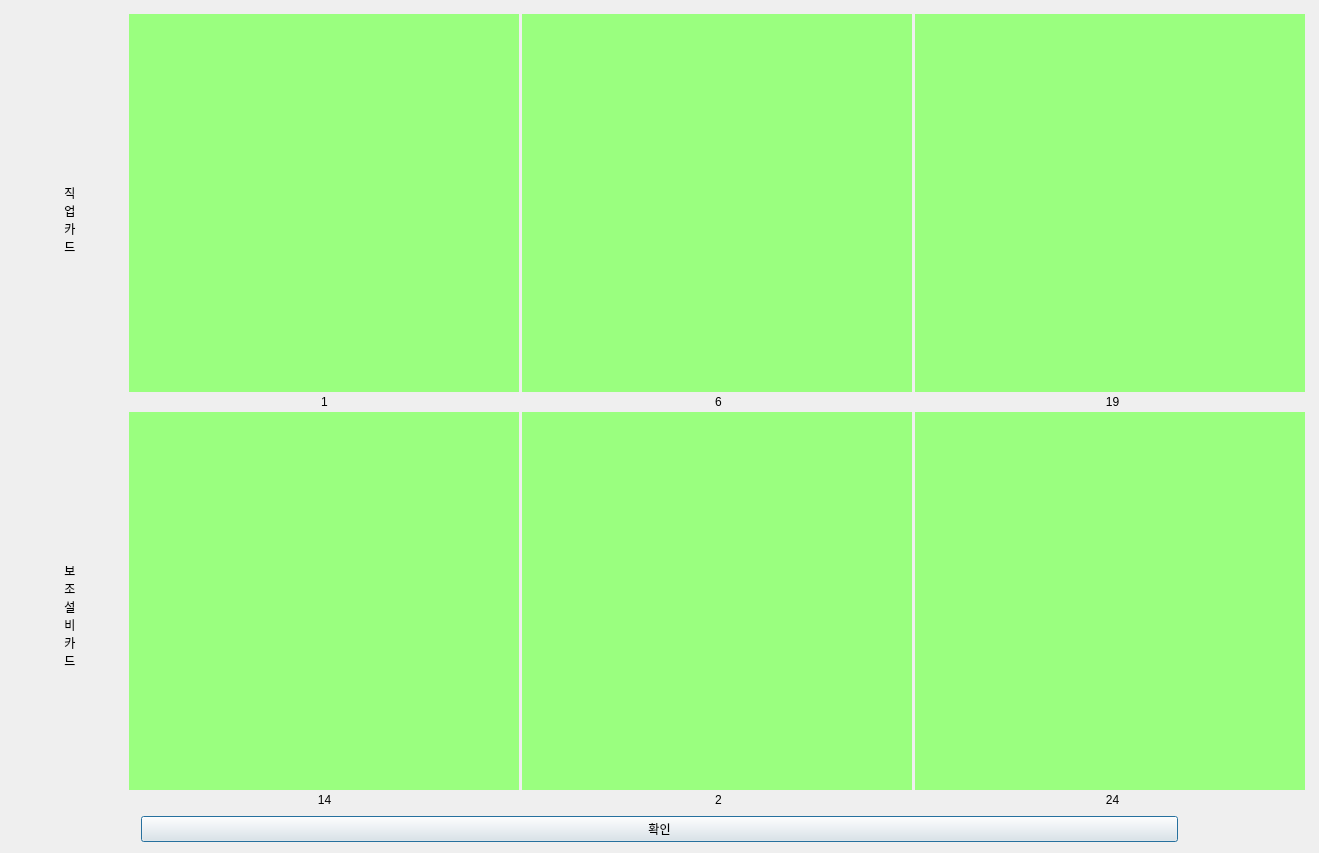
<?xml version="1.0" encoding="UTF-8"?>
<ui version="4.0">
 <class>Dialog</class>
 <widget class="QDialog" name="Dialog">
  <property name="geometry">
   <rect>
    <x>0</x>
    <y>0</y>
    <width>1319</width>
    <height>853</height>
   </rect>
  </property>
  <property name="windowTitle">
   <string>Dialog</string>
  </property>
  <layout class="QVBoxLayout" name="verticalLayout">
   <item>
    <layout class="QHBoxLayout" name="horizontalLayout_2" stretch="1,10">
     <property name="spacing">
      <number>0</number>
     </property>
     <property name="topMargin">
      <number>3</number>
     </property>
     <property name="bottomMargin">
      <number>3</number>
     </property>
     <item>
      <layout class="QVBoxLayout" name="verticalLayout_1">
       <property name="spacing">
        <number>0</number>
       </property>
       <item>
        <widget class="QLabel" name="label_1">
         <property name="sizePolicy">
          <sizepolicy hsizetype="Minimum" vsizetype="Minimum">
           <horstretch>0</horstretch>
           <verstretch>0</verstretch>
          </sizepolicy>
         </property>
         <property name="text">
          <string>
직
업
카
드</string>
         </property>
         <property name="textFormat">
          <enum>Qt::AutoText</enum>
         </property>
         <property name="scaledContents">
          <bool>false</bool>
         </property>
         <property name="alignment">
          <set>Qt::AlignCenter</set>
         </property>
         <property name="indent">
          <number>15</number>
         </property>
        </widget>
       </item>
       <item>
        <widget class="QLabel" name="label_2">
         <property name="sizePolicy">
          <sizepolicy hsizetype="Minimum" vsizetype="Minimum">
           <horstretch>0</horstretch>
           <verstretch>0</verstretch>
          </sizepolicy>
         </property>
         <property name="text">
          <string>
보
조
설
비
카
드</string>
         </property>
         <property name="alignment">
          <set>Qt::AlignCenter</set>
         </property>
         <property name="indent">
          <number>15</number>
         </property>
        </widget>
       </item>
      </layout>
     </item>
     <item>
      <layout class="QVBoxLayout" name="verticalLayout_2" stretch="1,0,1,0">
       <property name="spacing">
        <number>3</number>
       </property>
       <item>
        <layout class="QHBoxLayout" name="horizontalLayout_1">
         <property name="spacing">
          <number>-1</number>
         </property>
         <property name="rightMargin">
          <number>3</number>
         </property>
         <item>
          <widget class="QWidget" name="widget_job_1" native="true">
           <property name="sizePolicy">
            <sizepolicy hsizetype="Minimum" vsizetype="Minimum">
             <horstretch>0</horstretch>
             <verstretch>0</verstretch>
            </sizepolicy>
           </property>
           <property name="styleSheet">
            <string notr="true">background-color: rgb(154, 255, 127);</string>
           </property>
          </widget>
         </item>
         <item>
          <widget class="QWidget" name="widget_job_2" native="true">
           <property name="sizePolicy">
            <sizepolicy hsizetype="Minimum" vsizetype="Minimum">
             <horstretch>0</horstretch>
             <verstretch>0</verstretch>
            </sizepolicy>
           </property>
           <property name="styleSheet">
            <string notr="true">background-color: rgb(154, 255, 127);</string>
           </property>
          </widget>
         </item>
         <item>
          <widget class="QWidget" name="widget_job_3" native="true">
           <property name="enabled">
            <bool>true</bool>
           </property>
           <property name="sizePolicy">
            <sizepolicy hsizetype="Minimum" vsizetype="Minimum">
             <horstretch>0</horstretch>
             <verstretch>0</verstretch>
            </sizepolicy>
           </property>
           <property name="styleSheet">
            <string notr="true">background-color: rgb(154, 255, 127);</string>
           </property>
          </widget>
         </item>
        </layout>
       </item>
       <item>
        <layout class="QHBoxLayout" name="horizontalLayout_number_1">
         <item>
          <widget class="QLabel" name="label_number_1">
           <property name="text">
            <string>1</string>
           </property>
           <property name="alignment">
            <set>Qt::AlignCenter</set>
           </property>
          </widget>
         </item>
         <item>
          <widget class="QLabel" name="label_number_2">
           <property name="text">
            <string>6</string>
           </property>
           <property name="alignment">
            <set>Qt::AlignCenter</set>
           </property>
          </widget>
         </item>
         <item>
          <widget class="QLabel" name="label_number_3">
           <property name="text">
            <string>19</string>
           </property>
           <property name="alignment">
            <set>Qt::AlignCenter</set>
           </property>
          </widget>
         </item>
        </layout>
       </item>
       <item>
        <layout class="QHBoxLayout" name="horizontalLayout_3">
         <property name="rightMargin">
          <number>3</number>
         </property>
         <item>
          <widget class="QWidget" name="widget_sub_1" native="true">
           <property name="sizePolicy">
            <sizepolicy hsizetype="Minimum" vsizetype="Minimum">
             <horstretch>0</horstretch>
             <verstretch>0</verstretch>
            </sizepolicy>
           </property>
           <property name="styleSheet">
            <string notr="true">background-color: rgb(154, 255, 127);</string>
           </property>
          </widget>
         </item>
         <item>
          <widget class="QWidget" name="widget_sub_2" native="true">
           <property name="sizePolicy">
            <sizepolicy hsizetype="Minimum" vsizetype="Minimum">
             <horstretch>0</horstretch>
             <verstretch>0</verstretch>
            </sizepolicy>
           </property>
           <property name="styleSheet">
            <string notr="true">background-color: rgb(154, 255, 127);</string>
           </property>
          </widget>
         </item>
         <item>
          <widget class="QWidget" name="widget_sub_3" native="true">
           <property name="sizePolicy">
            <sizepolicy hsizetype="Minimum" vsizetype="Minimum">
             <horstretch>0</horstretch>
             <verstretch>0</verstretch>
            </sizepolicy>
           </property>
           <property name="styleSheet">
            <string notr="true">background-color: rgb(154, 255, 127);</string>
           </property>
          </widget>
         </item>
        </layout>
       </item>
       <item>
        <layout class="QHBoxLayout" name="horizontalLayout_number_2">
         <item>
          <widget class="QLabel" name="label_number_4">
           <property name="text">
            <string>14</string>
           </property>
           <property name="alignment">
            <set>Qt::AlignCenter</set>
           </property>
          </widget>
         </item>
         <item>
          <widget class="QLabel" name="label_number_5">
           <property name="text">
            <string>2</string>
           </property>
           <property name="alignment">
            <set>Qt::AlignCenter</set>
           </property>
          </widget>
         </item>
         <item>
          <widget class="QLabel" name="label_number_6">
           <property name="text">
            <string>24</string>
           </property>
           <property name="alignment">
            <set>Qt::AlignCenter</set>
           </property>
          </widget>
         </item>
        </layout>
       </item>
      </layout>
     </item>
    </layout>
   </item>
   <item>
    <layout class="QHBoxLayout" name="horizontalLayout" stretch="1,8,1">
     <item>
      <spacer name="horizontalSpacer">
       <property name="orientation">
        <enum>Qt::Horizontal</enum>
       </property>
       <property name="sizeHint" stdset="0">
        <size>
         <width>40</width>
         <height>20</height>
        </size>
       </property>
      </spacer>
     </item>
     <item>
      <widget class="QPushButton" name="pushButton">
       <property name="text">
        <string>확인</string>
       </property>
      </widget>
     </item>
     <item>
      <spacer name="horizontalSpacer_2">
       <property name="orientation">
        <enum>Qt::Horizontal</enum>
       </property>
       <property name="sizeHint" stdset="0">
        <size>
         <width>40</width>
         <height>20</height>
        </size>
       </property>
      </spacer>
     </item>
    </layout>
   </item>
  </layout>
 </widget>
 <resources/>
 <connections/>
</ui>
